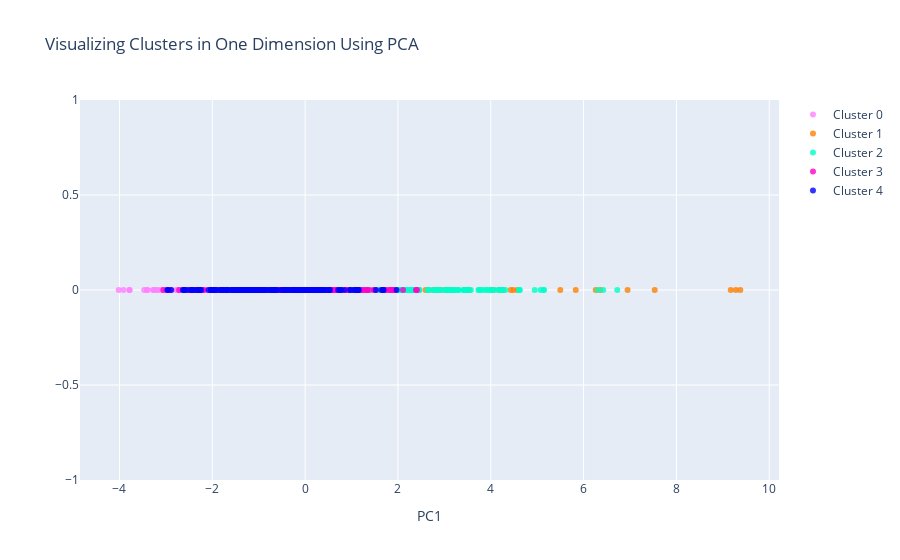

Notebook code cell kept with this figure:
### Code cell
# build clusters
kmeans = KMeans(n_clusters=k)
kmeans.fit(scaled_data)
clusters = kmeans.predict(scaled_data)
scaled_data["clusters"] = clusters

# visualize
plotX = pd.DataFrame(np.array(scaled_data))
plotX.columns = scaled_data.columns

pca_1d = PCA(n_components=1)
pca_2d = PCA(n_components=2)
pca_3d = PCA(n_components=3)

PCs_1d = pd.DataFrame(pca_1d.fit_transform(plotX.drop(["clusters"], axis=1)))
PCs_2d = pd.DataFrame(pca_2d.fit_transform(plotX.drop(["clusters"], axis=1)))
PCs_3d = pd.DataFrame(pca_3d.fit_transform(plotX.drop(["clusters"], axis=1)))

PCs_1d.columns = ["PC1_1d"]
PCs_2d.columns = ["PC1_2d", "PC2_2d",]
PCs_3d.columns = ["PC1_3d", "PC2_3d", "PC3_3d"]

plotX = pd.concat([plotX,PCs_1d,PCs_2d,PCs_3d], axis=1, join='inner')
plotX["dummy"] = 0

cluster0 = plotX[plotX["clusters"] == 0]
cluster1 = plotX[plotX["clusters"] == 1]
cluster2 = plotX[plotX["clusters"] == 2]
cluster3 = plotX[plotX["clusters"] == 3]
cluster4 = plotX[plotX["clusters"] == 4]

init_notebook_mode(connected=True)

#trace1 is for 'Cluster 0'
trace1 = go.Scatter(
                    x = cluster0["PC1_1d"],
                    y = cluster0["dummy"],
                    mode = "markers",
                    name = "Cluster 0",
                    marker = dict(color = 'rgba(255, 128, 255, 0.8)'),
                    text = None)

#trace2 is for 'Cluster 1'
trace2 = go.Scatter(
                    x = cluster1["PC1_1d"],
                    y = cluster1["dummy"],
                    mode = "markers",
                    name = "Cluster 1",
                    marker = dict(color = 'rgba(255, 128, 2, 0.8)'),
                    text = None)

#trace3 is for 'Cluster 2'
trace3 = go.Scatter(
                    x = cluster2["PC1_1d"],
                    y = cluster2["dummy"],
                    mode = "markers",
                    name = "Cluster 2",
                    marker = dict(color = 'rgba(0, 255, 200, 0.8)'),
                    text = None)

#trace4 is for 'Cluster 3'
trace4 = go.Scatter(
                    x = cluster3["PC1_1d"],
                    y = cluster3["dummy"],
                    mode = "markers",
                    name = "Cluster 3",
                    marker = dict(color = 'rgba(255, 0, 200, 0.8)'),
                    text = None)

#trace5 is for 'Cluster 4'
trace5 = go.Scatter(
                    x = cluster4["PC1_1d"],
                    y = cluster4["dummy"],
                    mode = "markers",
                    name = "Cluster 4",
                    marker = dict(color = 'rgba(0, 0, 255, 0.8)'),
                    text = None)

data = [trace1, trace2, trace3, trace4, trace5]

title = "Visualizing Clusters in One Dimension Using PCA"

layout = dict(title = title,
            xaxis= dict(title= 'PC1',ticklen= 5,zeroline= False),
            yaxis= dict(title= '',ticklen= 5,zeroline= False)
            )

fig = dict(data = data, layout = layout)

iplot(fig)

### Figure 1 — Plotly figure (JSON) as saved in the notebook; plotly's stock layout.template omitted (floating-point values rounded to 4 significant figures; data arrays with more than 128 entries replaced by an {"elided": "..."} marker saying what was removed)
{"data": [{"marker": {"color": "rgba(255, 128, 255, 0.8)"}, "mode": "markers", "name": "Cluster 0", "type": "scatter", "x": {"elided": "217 float values"}, "y": {"elided": "217 int values"}}, {"marker": {"color": "rgba(255, 128, 2, 0.8)"}, "mode": "markers", "name": "Cluster 1", "type": "scatter", "x": [2.774, 2.168, 3.151, 2.919, 1.499, 1.911, 0.122, 2.659, 1.322, 1.976, 1.231, 1.132, 2.831, 1.737, 4.068, 7.533, 5.831, 4.431, 4.487, 9.171, 5.498, 4.012, 6.262, 6.948, 4.267, 4.573, 9.377, 1.094, 1.742, 0.5499, 2.595, 4.175, 0.1471, 3.077, 1.899, 2.282, 1.963, 3.035, 3.538, 0.5642, 1.519, 1.626, 2.461, 3.523, 9.281, 3.434, 0.877, 6.36], "y": [0, 0, 0, 0, 0, 0, 0, 0, 0, 0, 0, 0, 0, 0, 0, 0, 0, 0, 0, 0, 0, 0, 0, 0, 0, 0, 0, 0, 0, 0, 0, 0, 0, 0, 0, 0, 0, 0, 0, 0, 0, 0, 0, 0, 0, 0, 0, 0]}, {"marker": {"color": "rgba(0, 255, 200, 0.8)"}, "mode": "markers", "name": "Cluster 2", "type": "scatter", "x": {"elided": "135 float values"}, "y": {"elided": "135 int values"}}, {"marker": {"color": "rgba(255, 0, 200, 0.8)"}, "mode": "markers", "name": "Cluster 3", "type": "scatter", "x": {"elided": "185 float values"}, "y": {"elided": "185 int values"}}, {"marker": {"color": "rgba(0, 0, 255, 0.8)"}, "mode": "markers", "name": "Cluster 4", "type": "scatter", "x": {"elided": "188 float values"}, "y": {"elided": "188 int values"}}], "layout": {"title": {"text": "Visualizing Clusters in One Dimension Using PCA"}, "xaxis": {"ticklen": 5, "title": {"text": "PC1"}, "zeroline": false}, "yaxis": {"ticklen": 5, "title": {"text": ""}, "zeroline": false}}}
